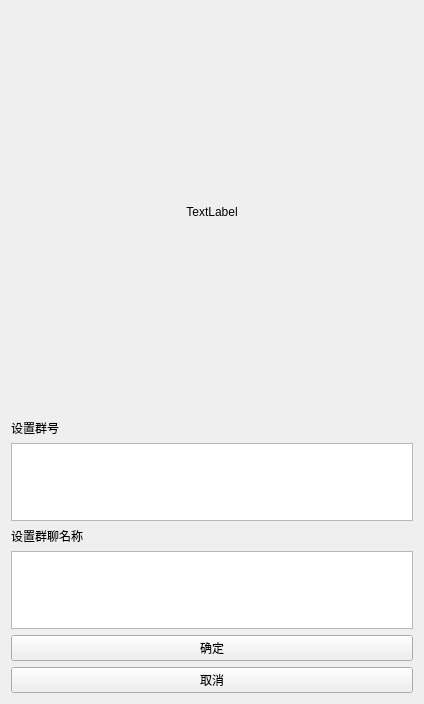
<?xml version="1.0" encoding="UTF-8"?>
<ui version="4.0">
 <class>Sqlwidget</class>
 <widget class="QWidget" name="Sqlwidget">
  <property name="geometry">
   <rect>
    <x>0</x>
    <y>0</y>
    <width>424</width>
    <height>704</height>
   </rect>
  </property>
  <property name="sizePolicy">
   <sizepolicy hsizetype="Preferred" vsizetype="Ignored">
    <horstretch>0</horstretch>
    <verstretch>0</verstretch>
   </sizepolicy>
  </property>
  <property name="windowTitle">
   <string>Form</string>
  </property>
  <layout class="QGridLayout" name="gridLayout">
   <item row="0" column="0">
    <widget class="QLabel" name="changepimagelabel">
     <property name="minimumSize">
      <size>
       <width>0</width>
       <height>402</height>
      </size>
     </property>
     <property name="text">
      <string>TextLabel</string>
     </property>
     <property name="alignment">
      <set>Qt::AlignCenter</set>
     </property>
    </widget>
   </item>
   <item row="2" column="0">
    <widget class="QTextEdit" name="changeedit"/>
   </item>
   <item row="5" column="0">
    <widget class="QPushButton" name="acceptbutton">
     <property name="text">
      <string>确定</string>
     </property>
    </widget>
   </item>
   <item row="1" column="0">
    <widget class="QLabel" name="label">
     <property name="text">
      <string>设置群号</string>
     </property>
    </widget>
   </item>
   <item row="6" column="0">
    <widget class="QPushButton" name="pushButton_2">
     <property name="text">
      <string>取消</string>
     </property>
    </widget>
   </item>
   <item row="4" column="0">
    <widget class="QPlainTextEdit" name="plainTextEdit"/>
   </item>
   <item row="3" column="0">
    <widget class="QLabel" name="label_2">
     <property name="text">
      <string>设置群聊名称</string>
     </property>
    </widget>
   </item>
  </layout>
 </widget>
 <resources/>
 <connections>
  <connection>
   <sender>pushButton_2</sender>
   <signal>clicked()</signal>
   <receiver>Sqlwidget</receiver>
   <slot>close()</slot>
   <hints>
    <hint type="sourcelabel">
     <x>158</x>
     <y>163</y>
    </hint>
    <hint type="destinationlabel">
     <x>108</x>
     <y>94</y>
    </hint>
   </hints>
  </connection>
 </connections>
</ui>
